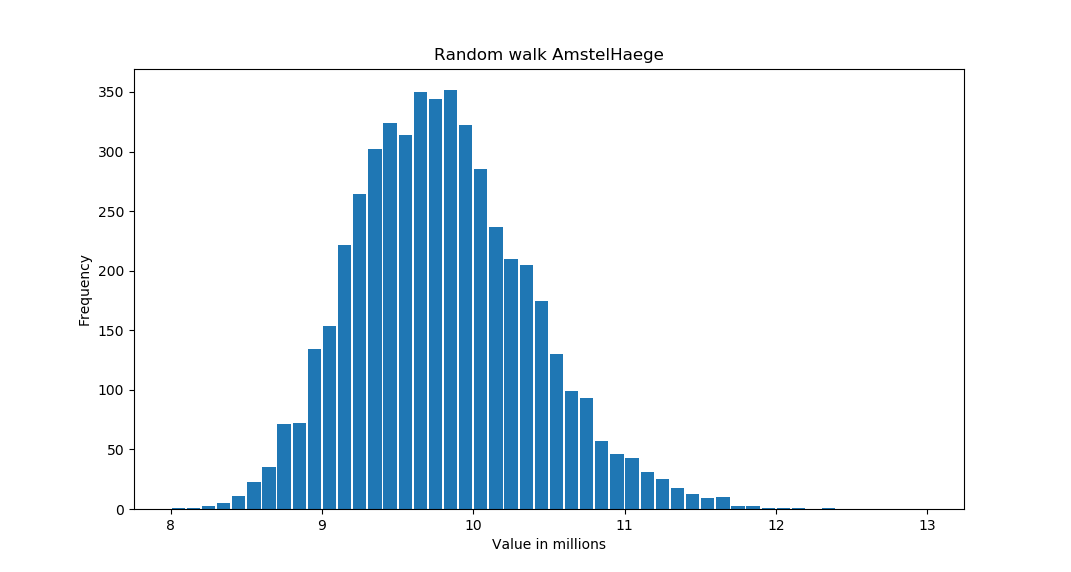

Write Python code to recreate this figure.
from statistics import mean
from matplotlib.ticker import FuncFormatter
import matplotlib.pyplot as plt
import numpy as np
import csv


random_values = []

with open('random_values.csv', 'r') as f:
  reader = csv.reader(f, quoting=csv.QUOTE_NONNUMERIC)
  for row in reader:
  	random_values.append(row[0])

print("mean: ", mean(random_values))
print("max: ", max(random_values))
print("min: ", min(random_values))

def millions(x, pos):
    return '%1i' % (x*1e-6)

formatter = FuncFormatter(millions)

bins=[8000000, 8100000, 8200000, 8300000, 8400000, 8500000, 8600000, 8700000, 8800000, 8900000, 9000000, 9100000, 9200000, 9300000, 9400000, 9500000, 9600000, 9700000, 9800000, 9900000, 10000000, 10100000, 10200000, 10300000, 10400000, 10500000, 10600000, 10700000, 10800000, 10900000, 11000000, 11100000, 11200000, 11300000, 11400000, 11500000, 11600000, 11700000, 11800000, 11900000, 12000000, 12100000, 12200000, 12300000, 12400000, 12500000, 12600000, 12700000, 12800000, 12900000, 13000000]

fig, ax = plt.subplots()
plt.hist(random_values, bins, rwidth=0.88)
plt.title("Random walk AmstelHaege")
ax.xaxis.set_major_formatter(formatter)
plt.xlabel("Value in millions")
plt.ylabel("Frequency")
plt.show()
# plt.savefig("randomwalk.png")
